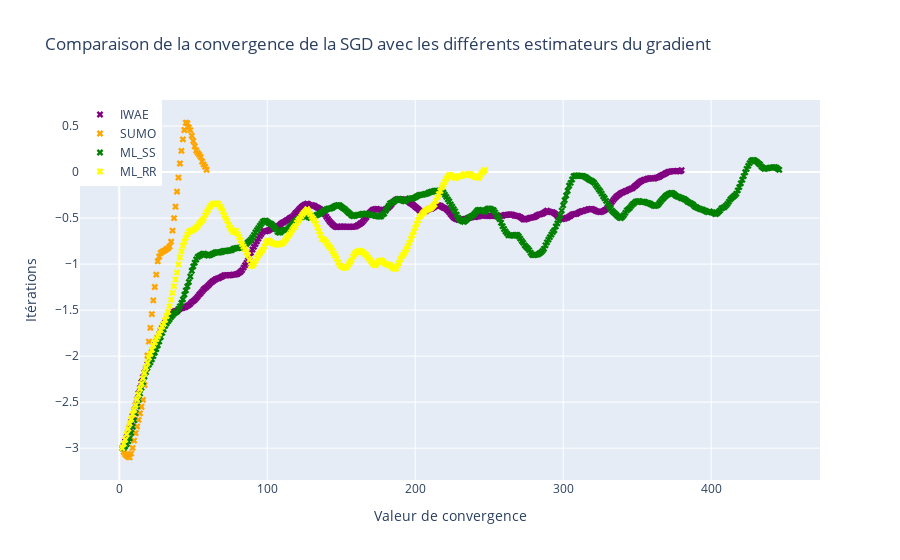

The cell this chart's notebook holds for it:
### Code cell
plot_convergence(SGD_conv, theta_true)

### Figure 1 — Plotly figure (JSON) as saved in the notebook; plotly's stock layout.template omitted (floating-point values rounded to 4 significant figures; data arrays with more than 128 entries replaced by an {"elided": "..."} marker saying what was removed)
{"data": [{"marker": {"color": "purple", "symbol": "x"}, "mode": "markers", "name": "IWAE", "type": "scatter", "x": {"elided": "446 int values"}, "y": {"elided": "380 float values"}}, {"marker": {"color": "orange", "symbol": "x"}, "mode": "markers", "name": "SUMO", "type": "scatter", "x": {"elided": "446 int values"}, "y": [0, -3, -3.043, -3.066, -3.084, -3.095, -3.099, -3.059, -2.997, -2.918, -2.835, -2.765, -2.692, -2.621, -2.55, -2.475, -2.314, -2.149, -1.993, -1.842, -1.693, -1.543, -1.394, -1.249, -1.115, -0.9685, -0.9176, -0.8797, -0.8662, -0.8563, -0.8502, -0.8338, -0.8297, -0.8088, -0.7562, -0.6358, -0.5009, -0.3765, -0.2125, -0.05992, 0.09288, 0.2301, 0.3554, 0.4568, 0.5356, 0.5302, 0.4855, 0.4551, 0.3941, 0.3376, 0.2803, 0.2339, 0.2083, 0.1886, 0.1647, 0.1147, 0.0833, 0.05815, 0.02495]}, {"marker": {"color": "green", "symbol": "x"}, "mode": "markers", "name": "ML_SS", "type": "scatter", "x": {"elided": "446 int values"}, "y": {"elided": "446 float values"}}, {"marker": {"color": "yellow", "symbol": "x"}, "mode": "markers", "name": "ML_RR", "type": "scatter", "x": {"elided": "446 int values"}, "y": {"elided": "247 float values"}}], "layout": {"legend": {"font": {"size": 12}, "traceorder": "normal", "x": 0, "y": 1}, "shapes": [{"line": {"color": "black", "dash": "dash"}, "type": "line", "x0": {"elided": "446 int values"}, "x1": {"elided": "446 int values"}, "y0": 0.02201, "y1": 0.02201}], "showlegend": true, "title": {"text": "Comparaison de la convergence de la SGD avec les différents estimateurs du gradient"}, "xaxis": {"title": {"text": "Valeur de convergence"}}, "yaxis": {"title": {"text": "Itérations"}}}}
